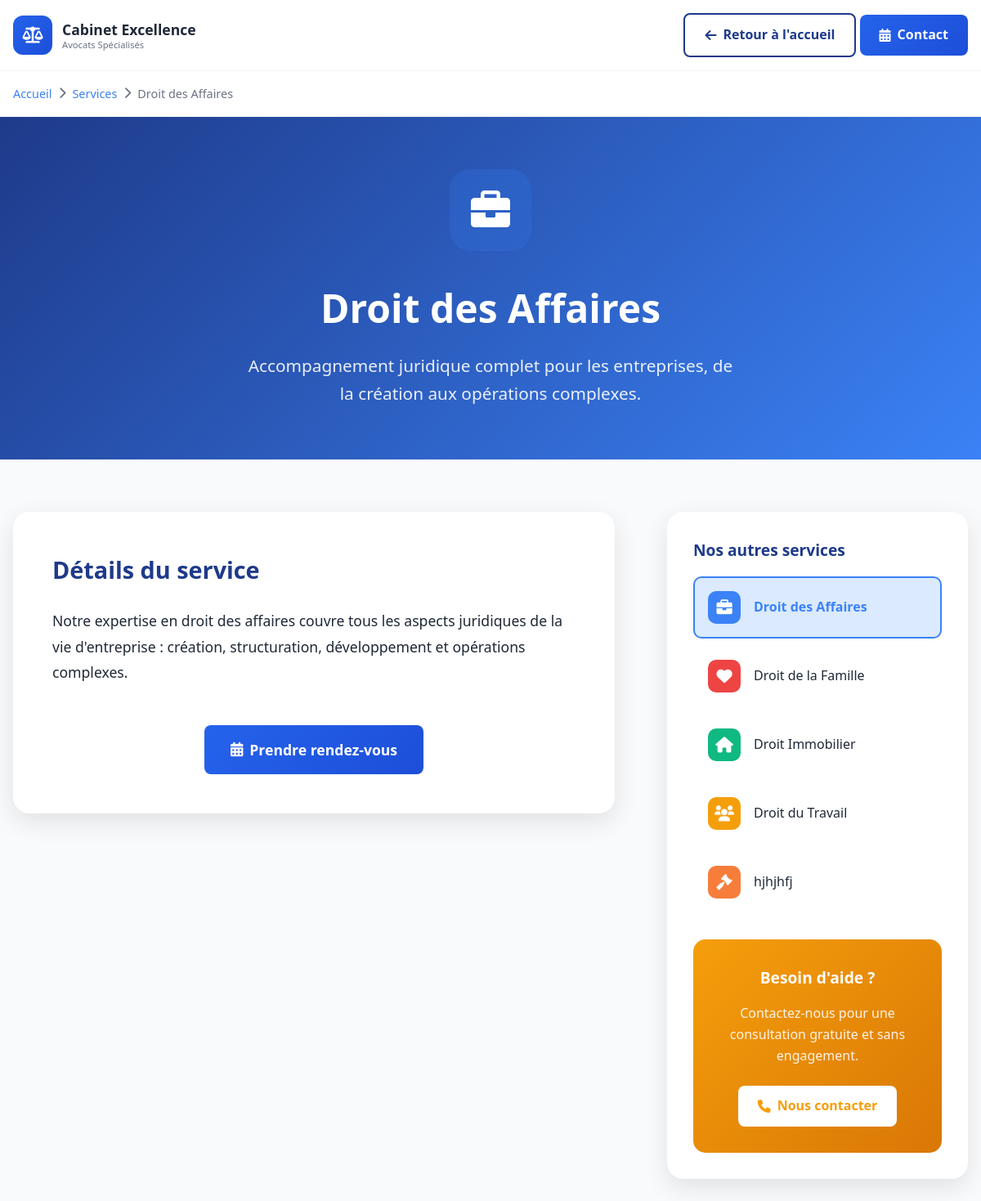
/service/1, run on an earlier commit of the app's database.
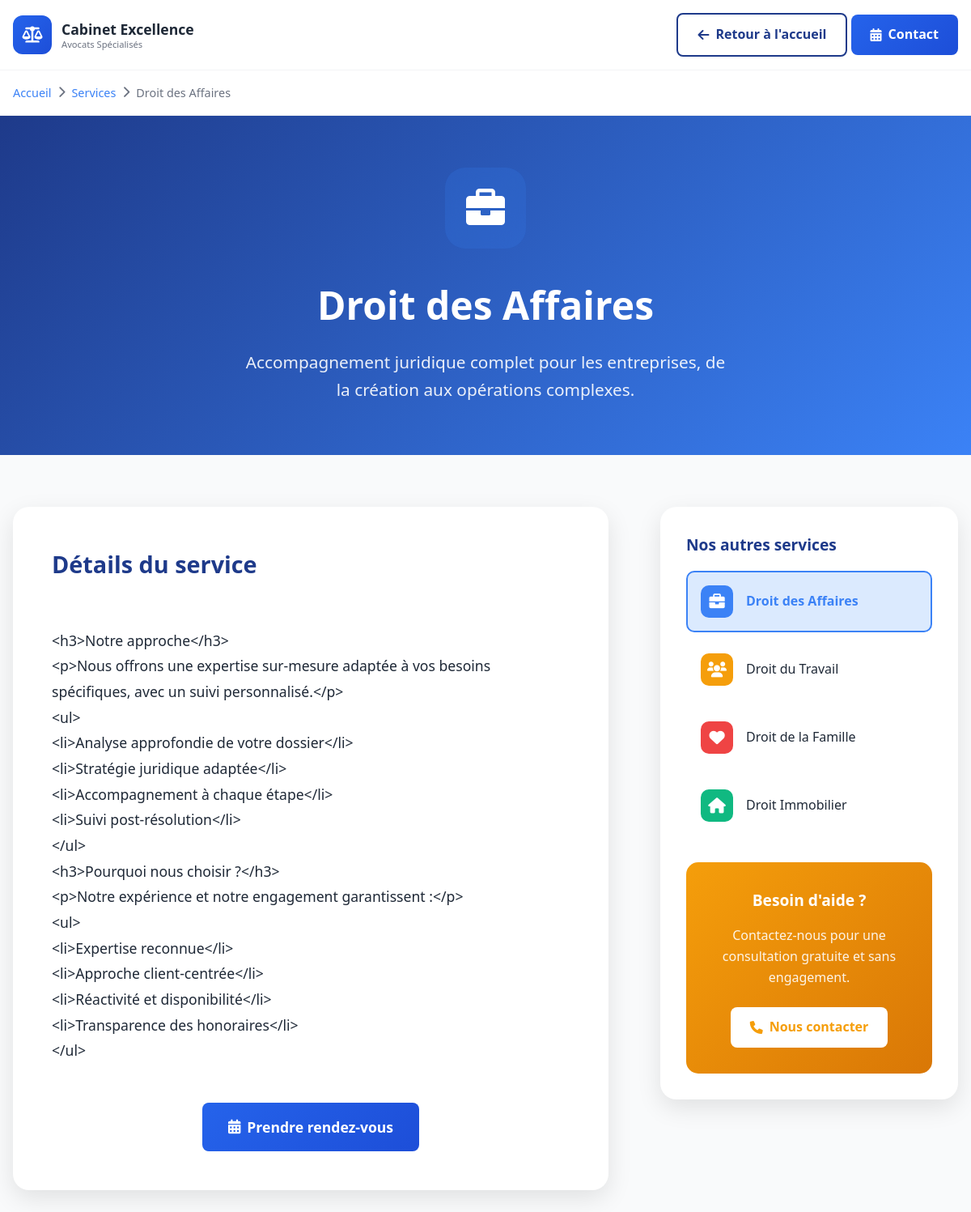
And on a later commit of the database.
### tables this page shows
CREATE TABLE services (
                    id INTEGER PRIMARY KEY AUTOINCREMENT,
                    title VARCHAR(255) NOT NULL,
                    description TEXT NOT NULL,
                    icon VARCHAR(50) NOT NULL,
                    color VARCHAR(7) DEFAULT '#3b82f6',
                    order_position INTEGER DEFAULT 0,
                    is_active INTEGER DEFAULT 1,
                    detailed_content TEXT,
                    created_at DATETIME DEFAULT CURRENT_TIMESTAMP,
                    updated_at DATETIME DEFAULT CURRENT_TIMESTAMP
                );

### controllers/ServiceController.php (called while the page is built, shortened)
<?php
require_once 'includes/Database.php';
class ServiceController {
    private $db;
    public function __construct() {
        $database = new Database();
        $this->db = $database->getConnection();
    }
    public function show($id) {
        $stmt = $this->db->prepare("SELECT * FROM services WHERE id = ? AND is_active = 1");
        $stmt->execute([$id]);
        $service = $stmt->fetch(PDO::FETCH_ASSOC);
        $services = $this->db->query("SELECT * FROM services WHERE is_active = 1 ORDER BY order_position")->fetchAll(PDO::FETCH_ASSOC);
        include 'views/service-detail.php';
    }
}
?>

### index.php (called while the page is built, shortened)
<?php
require_once 'includes/Database.php';
require_once 'includes/Router.php';
$database = new Database();
$db = $database->getConnection();
$router = new Router();
$router->add('/', 'controllers/HomeController.php', 'index');
$router->add('/admin', 'controllers/AdminController.php', 'login');
$router->add('/admin/dashboard', 'controllers/AdminController.php', 'dashboard');
$router->add('/admin/content', 'controllers/AdminController.php', 'content');
$router->add('/admin/contacts', 'controllers/AdminController.php', 'contacts');
$router->add('/admin/message', 'controllers/AdminController.php', 'messageDetail');
$router->add('/admin/settings', 'controllers/AdminController.php', 'settings');
$router->add('/admin/logout', 'controllers/AdminController.php', 'logout');
$router->add('/contact', 'controllers/ContactController.php', 'submit');
$url = $_SERVER['REQUEST_URI'];
$url = strtok($url, '?');
$router->route($url);
?>

### includes/Database.php (called while the page is built, shortened)
<?php
class Database {
    private $connection = null;
    public function getConnection() {
        if ($this->connection === null) {
            try {
                $dbDir = dirname(DB_NAME);
                $this->connection = new PDO('sqlite:' . DB_NAME);
                $this->connection->setAttribute(PDO::ATTR_ERRMODE, PDO::ERRMODE_EXCEPTION);
                $this->connection->setAttribute(PDO::ATTR_DEFAULT_FETCH_MODE, PDO::FETCH_ASSOC);
                $this->connection->exec('PRAGMA foreign_keys = ON;');
                $this->connection->exec('PRAGMA journal_mode = WAL;');
                $this->connection->exec('PRAGMA synchronous = NORMAL;');
                $this->connection->exec('PRAGMA cache_size = 10000;');
                $this->connection->exec('PRAGMA temp_store = MEMORY;');
                $this->initializeTables();
            } catch (Exception $e) {
                error_log('Database Connection Error: ' . $e->getMessage());
                throw new Exception('Database connection failed: ' . $e->getMessage());
            }
        }
        return $this->connection;
    }
    private function initializeTables() {
        try {
            $this->connection->beginTransaction();
            foreach ($tables as $sql) {
                $this->connection->exec($sql);
            }
            $columns = $this->connection->query("PRAGMA table_info(news)")->fetchAll(PDO::FETCH_ASSOC);
            foreach ($columns as $column) {
                if ($column['name'] === 'order_position') {
                    $has_order_position = true;
                    break;
                }
            }
            $this->connection->commit();
        } catch (Exception $e) {
            $this->connection->rollBack();
            error_log('Error initializing tables: ' . $e->getMessage());
            throw $e;
        }
    }
    private function createIndexes() {
        $indexes = [
            "CREATE INDEX IF NOT EXISTS idx_contact_files_contact_id ON contact_files(contact_id)",
            "CREATE INDEX IF NOT EXISTS idx_contacts_status ON contacts(status)",
            "CREATE INDEX IF NOT EXISTS idx_contacts_created_at ON contacts(created_at)",
            "CREATE INDEX IF NOT EXISTS idx_contacts_email ON contacts(email)",
            "CREATE INDEX IF NOT EXISTS idx_site_content_section ON site_content(section)",
            "CREATE INDEX IF NOT EXISTS idx_services_active ON services(is_active, order_position)",
            "CREATE INDEX IF NOT EXISTS idx_team_members_active ON team_members(is_active, order_position)",
            "CREATE INDEX IF NOT EXISTS idx_news_active ON news(is_active, order_position)"
        ];
        foreach ($indexes as $index) {
            try {
                $this->connection->exec($index);
            } catch (PDOException $e) {
                error_log('Error creating index: ' . $e->getMessage());
                throw $e;
            }
        }
    }
}
?>

### views/service-detail.php (the view, shortened to what this page needs)
<!DOCTYPE html>
<html lang="fr">
<head>
    <link rel="stylesheet" href="https://cdnjs.cloudflare.com/ajax/libs/font-awesome/6.0.0/css/all.min.css">
</head>
<body>
    <header class="header">
        <div class="container">
            <a href="/" class="brand-container" style="text-decoration: none;">
                <div class="brand-icon">
                    <i class="fas fa-balance-scale"></i>
                </div>
                <div class="brand-text">
                    <h1>Cabinet Excellence</h1>
                    <p>Avocats Spécialisés</p>
                </div>
            </a>
            <div>
                <a href="/" class="btn btn-outline">
                    <i class="fas fa-arrow-left"></i>
                    Retour à l'accueil
                </a>
                <a href="/#contact" class="btn btn-primary">
                    <i class="fas fa-calendar-alt"></i>
                    Contact
                </a>
            </div>
        </div>
    </header>
    <section class="breadcrumb">
        <div class="container">
            <nav class="breadcrumb-nav">
                <a href="/">Accueil</a>
                <i class="fas fa-chevron-right"></i>
                <a href="/#services">Services</a>
                <i class="fas fa-chevron-right"></i>
                <span><?php echo htmlspecialchars($service['title']); ?></span>
            </nav>
        </div>
    </section>
    <section class="service-hero">
        <div class="container">
            <div class="service-icon" style="background: <?php echo htmlspecialchars($service['color']); ?>33;">
                <i class="<?php echo htmlspecialchars($service['icon']); ?>"></i>
            </div>
            <h1><?php echo htmlspecialchars($service['title']); ?></h1>
            <p class="lead"><?php echo htmlspecialchars($service['description']); ?></p>
        </div>
    </section>
    <section class="service-content">
        <div class="container">
            <div class="content-grid">
                <div class="main-content">
                    <h2 class="section-title">Détails du service</h2>
                    <div class="content-text">
                        <?php if (!empty($service['detailed_content'])): ?>
                            <?php echo nl2br(htmlspecialchars($service['detailed_content'])); ?>
                        <?php endif; ?>
                    </div>
                    <div style="text-align: center; margin-top: 3rem;">
                        <a href="/#contact" class="btn btn-primary" style="padding: 1rem 2rem; font-size: 1.1rem;">
                            <i class="fas fa-calendar-alt"></i>
                            Prendre rendez-vous
                        </a>
                    </div>
                </div>
                <div class="sidebar">
                    <div class="sidebar-services">
                        <h3>Nos autres services</h3>
                        <?php foreach ($services as $otherService): ?>
                            <a href="/service/<?php echo $otherService['id']; ?>"
                               class="service-link <?php echo $otherService['id'] == $service['id'] ? 'active' : ''; ?>">
                                <div class="service-link-icon" style="background: <?php echo htmlspecialchars($otherService['color']); ?>;">
                                    <i class="<?php echo htmlspecialchars($otherService['icon']); ?>"></i>
                                </div>
                                <span><?php echo htmlspecialchars($otherService['title']); ?></span>
                            </a>
                        <?php endforeach; ?>
                    </div>
                    <div class="contact-cta">
                        <h3>Besoin d'aide ?</h3>
                        <p>Contactez-nous pour une consultation gratuite et sans engagement.</p>
                        <a href="/#contact" class="btn btn-white">
                            <i class="fas fa-phone"></i>
                            Nous contacter
                        </a>
                    </div>
                </div>
            </div>
        </div>
    </section>
</body>
</html>

### includes/Router.php (shortened to what this page needs)
<?php
class Router {
    private $routes = [];
    public function add($path, $controller, $method) {
        $this->routes[$path] = ['controller' => $controller, 'method' => $method];
    }
    public function route($url) {
        $url = strtok($url, '?');
        $url = rtrim($url, '/');
        if (isset($this->routes[$url])) {
            $route = $this->routes[$url];
            if (file_exists($route['controller'])) {
                require_once $route['controller'];
                $controllerName = $this->getControllerName($route['controller']);
                $controller = new $controllerName();
                $method = $route['method'];
                $controller->$method();
            } else {
                $this->notFound();
            }
        } else {
            if (preg_match('/^\/service\/(\d+)$/', $url, $matches)) {
                require_once 'controllers/ServiceController.php';
                $controller = new ServiceController();
                $controller->show($matches[1]);
            } elseif (preg_match('/^\/admin\/message\/(\d+)$/', $url, $matches)) {
                require_once 'controllers/AdminController.php';
                $controller = new AdminController();
                $controller->messageDetail();
            } elseif ($url === '/' || $url === '') {
                require_once 'controllers/HomeController.php';
                $controller = new HomeController();
                $controller->index();
            } else {
                $this->notFound();
            }
        }
    }
}
?>

### views/service-detail.php (style rules this page uses)
:root { --primary-blue: #1e3a8a; --secondary-blue: #3b82f6; --light-blue: #dbeafe; --accent-gold: #f59e0b; --text-dark: #1f2937; --text-light: #6b7280; --white: #ffffff; --gray-50: #f9fafb; --gray-100: #f3f4f6; --shadow-light: rgba(0, 0, 0, 0.1); --shadow-medium: rgba(0, 0, 0, 0.15); }
* { margin: 0; padding: 0; box-sizing: border-box; }
body { font-family: 'Segoe UI', Tahoma, Geneva, Verdana, sans-serif; line-height: 1.6; color: var(--text-dark); background: var(--gray-50); }
.container { max-width: 1200px; margin: 0 auto; padding: 0 1rem; }
.header { background: white; border-bottom: 1px solid var(--gray-100); padding: 1rem 0; box-shadow: 0 2px 10px var(--shadow-light); }
.header .container { display: flex; justify-content: space-between; align-items: center; }
.brand-container { display: flex; align-items: center; gap: 0.75rem; }
.brand-icon { width: 3rem; height: 3rem; background: linear-gradient(135deg, #2563eb, #1d4ed8); border-radius: 0.75rem; display: flex; align-items: center; justify-content: center; }
.brand-icon i { color: white; font-size: 1.25rem; }
.brand-text h1 { font-size: 1.1rem; font-weight: 700; color: var(--text-dark); margin: 0; }
.brand-text p { font-size: 0.7rem; color: var(--text-light); margin: -0.25rem 0 0 0; }
.btn { display: inline-flex; align-items: center; gap: 0.5rem; padding: 0.75rem 1.5rem; border-radius: 0.5rem; font-weight: 600; text-decoration: none; transition: all 0.3s ease; border: none; cursor: pointer; }
.btn-primary { background: linear-gradient(135deg, #2563eb, #1d4ed8); color: white; }
.btn-outline { background: transparent; border: 2px solid var(--primary-blue); color: var(--primary-blue); }
.breadcrumb { background: white; padding: 1rem 0; border-bottom: 1px solid var(--gray-100); }
.breadcrumb-nav { display: flex; align-items: center; gap: 0.5rem; font-size: 0.9rem; color: var(--text-light); }
.breadcrumb-nav a { color: var(--secondary-blue); text-decoration: none; }
.service-hero { background: linear-gradient(135deg, var(--primary-blue), var(--secondary-blue)); color: white; padding: 4rem 0; text-align: center; }
.service-icon { width: 100px; height: 100px; margin: 0 auto 2rem; border-radius: 25px; display: flex; align-items: center; justify-content: center; background: rgba(255, 255, 255, 0.2); backdrop-filter: blur(20px); }
.service-icon i { font-size: 3rem; color: white; }
.service-hero h1 { font-size: 3rem; font-weight: 800; margin-bottom: 1rem; }
.service-hero .lead { font-size: 1.3rem; opacity: 0.9; max-width: 600px; margin: 0 auto; }
.service-content { padding: 4rem 0; }
.content-grid { display: grid; grid-template-columns: 2fr 1fr; gap: 4rem; align-items: start; }
.main-content { background: white; border-radius: 20px; padding: 3rem; box-shadow: 0 10px 30px var(--shadow-light); }
.sidebar { background: white; border-radius: 20px; padding: 2rem; box-shadow: 0 10px 30px var(--shadow-light); height: fit-content; position: sticky; top: 2rem; }
.section-title { font-size: 1.8rem; color: var(--primary-blue); margin-bottom: 1.5rem; font-weight: 700; }
.content-text { font-size: 1.1rem; line-height: 1.8; color: var(--text-dark); margin-bottom: 2rem; }
.sidebar-services { margin-bottom: 2rem; }
.sidebar h3 { font-size: 1.2rem; color: var(--primary-blue); margin-bottom: 1rem; font-weight: 700; }
.service-link { display: flex; align-items: center; gap: 1rem; padding: 1rem; border-radius: 10px; text-decoration: none; color: var(--text-dark); transition: all 0.3s ease; margin-bottom: 0.5rem; border: 2px solid transparent; }
.service-link.active { background: var(--light-blue); border-color: var(--secondary-blue); color: var(--secondary-blue); font-weight: 600; }
.service-link-icon { width: 40px; height: 40px; border-radius: 10px; display: flex; align-items: center; justify-content: center; font-size: 1.2rem; color: white; }
.contact-cta { background: linear-gradient(135deg, var(--accent-gold), #d97706); color: white; padding: 2rem; border-radius: 15px; text-align: center; }
.contact-cta h3 { color: white; margin-bottom: 1rem; }
.contact-cta p { margin-bottom: 1.5rem; opacity: 0.9; }
.btn-white { background: white; color: var(--accent-gold); font-weight: 700; }

What changed in the data, as far as the page shows it:
removed services: title "hjhjhfj"
changed services "Droit des Affaires": detailed_content "Notre expertise en droit des affaires couvre tous les aspects juridiques de la vie d'entreprise : création, structuration, développement et opérations complexes." → "<h3>Notre approche</h3> <p>Nous offrons une expertise sur-mesure adaptée à vos besoins spécifiques, avec un suivi personnalisé.</p> <ul> <li>Analyse approfondie de votre dossier</li> <li>Stratégie juridique adaptée</li> <li>Accompagnement à chaque étape</li> <li>Suivi post-résolution</li> </ul> <h3>Pourquoi nous choisir ?</h3> <p>Notre expérience et notre engagement garantissent :</p> <ul> <li>Expertise reconnue</li> <li>Approche client-centrée</li> <li>Réactivité et disponibilité</li> <li>Transparence des honoraires</li> </ul>"
changed services "Droit du Travail": moves up the list
